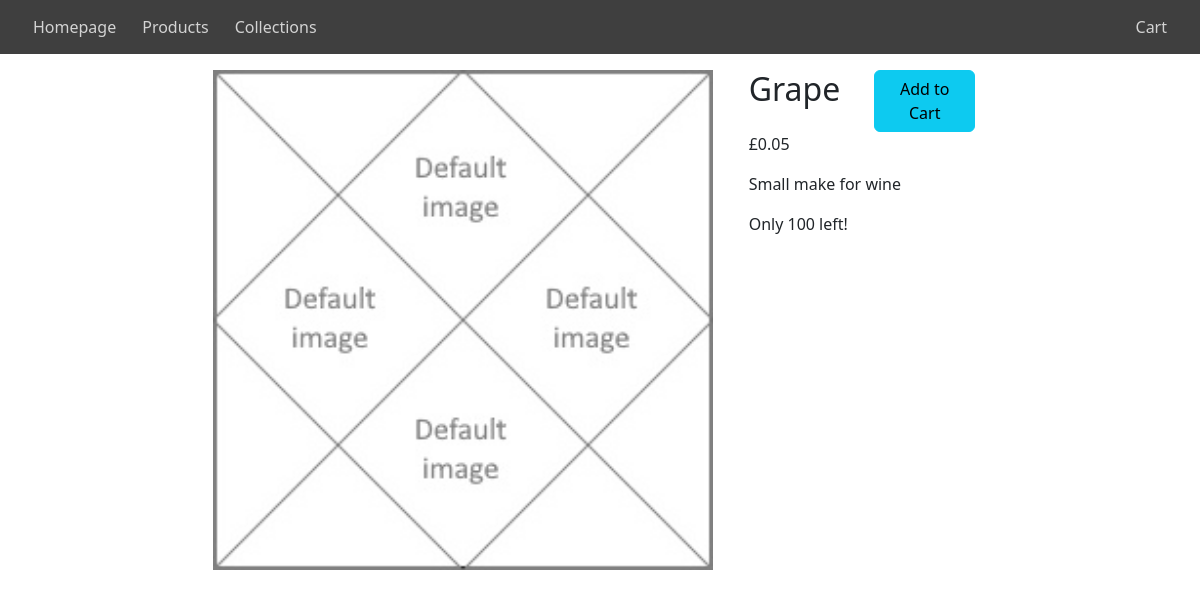
The app's page /store/products/5/ with its own data.
### store/models.py (models this page shows, shortened)
class Product(models.Model):
    title = models.CharField(max_length=100)
    description = models.CharField(max_length=500)
    price = models.DecimalField(decimal_places=2, max_digits=6)
    inventory = models.IntegerField()
    photo = models.ImageField(upload_to='products', default='default_image.jpg')
    collection = models.ForeignKey(
        "Collection",
        blank=True,
        null=True,
        on_delete=models.SET_NULL,
        related_name="products",
    )

### store/views.py (the view)
# urls.py: path("products/<int:pk>/", views.ProductDetailView.as_view(), name="detail_products"),
class ProductDetailView(generic.DetailView):
    model = Product
    template_name = "store/product.html"

### store/templates/store/product.html (shortened to what this page needs)
<!DOCTYPE html>
{% extends 'store/base.html' %}
{% block content %}
    {% if object %}
        <div class="container">
            <div class="row justify-content-md-center">
                <div class="col-md-auto">
                    <img src="{{ object.photo.url }}" class="img-fluid" width="500", height="500">
                </div>
                <div class="col-md-auto">
                    <div class="container">
                        <div class="row">
                            <div class="col"><h2>{{ object.title }}</h2></div>
                            <div class="col"><a href="{% url 'add_to_cart' object.id %}" class="btn btn-info" role="button">Add to Cart</a></div>
                        </div>
                        <div class="row"><p>£{{ object.price }}</h2></div>
                        <div class="row"><p>{{ object.description }}</h2></div>
                        <div class="row"><p>Only {{ object.inventory }} left!</h2></div>
                    </div>
                </div>
            </div>
        </div>
    {% else %}
        <p>This product does not exist.</p>
    {% endif %}
{% endblock %}

### records on screen
Product: photo (placeholder picture), title "Grape", price "0.05", description "Small make for wine", inventory "100"
